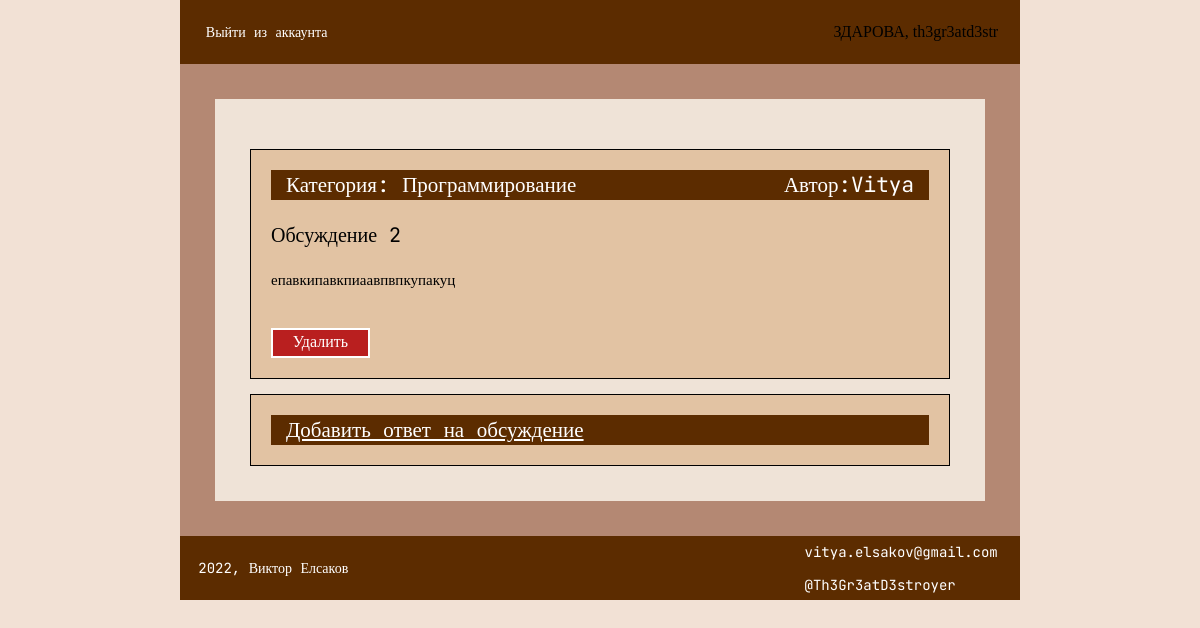
The app's page /forum/thread/9 (signed in) with its own data.
### users/models.py (models this page shows)
class MyUser(AbstractBaseUser, PermissionsMixin):
    username = models.CharField(unique=True, max_length=50)
    email = models.EmailField(unique=True)
    is_staff = models.BooleanField(default=0)
    is_admin = models.BooleanField(default=0)
    is_authenticated = models.BooleanField(default=0)
    USERNAME_FIELD = 'email'
    REQUIRED_FIELDS = []
    objects = UserManager()

### forum/models.py (models this page shows, shortened)
class Thread(models.Model):
    name_tread = models.CharField(max_length=255)
    text_thread = models.TextField()
    category_id = models.ForeignKey('Category', on_delete=models.CASCADE)
    user_id = models.ForeignKey(MyUser, on_delete=models.CASCADE)

class Category(models.Model):
    name_category = models.CharField(max_length=255)
    slug_category = models.SlugField()

### forum/views.py (the view)
# urls.py: path('thread/<int:thread_id>', thread_view, name='thread'),
def thread_view(request, thread_id):
    question = Thread.objects.get(pk=thread_id)
    answers = Answer.objects.filter(thread_id=thread_id)
    context = {
        'question': question,
        'answers': answers,
    }
    return render(request, 'forum/thread.html', context)

### forum/templates/forum/thread.html (shortened to what this page needs)
{% extends 'forum/base.html' %}
{% block block1 %}
{% if user.is_authenticated %}
<div class="category">
    <div class="category1">
        <div>Категория: {{ question.category_id.name_category }}</div>
        <div>Автор:{{ question.user_id.username }} </div>
    </div>
    <p style="font-family: 'JetBrains Mono';font-style: normal;font-weight: 400;
    font-size: 20px;line-height: 30px;color: #000000;">{{ question.name_tread }}
    </p>
    <span style="margin-bottom:20px;font-family: 'JetBrains Mono';
    font-style: normal;font-weight: 400;font-size: 15px;line-height: 20px;color: #000000;">
        {{ question.text_thread }}
    </span>
    {% if request.user.is_authenticated and request.user.is_superuser %}
    <br>
    <a href="{% url 'thread_delete' question.id %}" style="text-decoration:none;text-align:center">
        <div style="box-sizing:border-box;width:15%;height:30px;background:#B91F1F;border:2px solid white;text-align:center;padding:3px;color:white;">Удалить</div>
    </a>
    {% endif %}
</div>
<div class="category">
    <div class="category1">
        <a href="{% url 'answer_create' question.pk %}" style="color: white">Добавить ответ на обсуждение </a>
    </div>
</div>
{% else %}
    ТЕБЕ НАДО ПОДТВЕРДИТЬ СВОЙ АККАУНТ!!!!
{% endif %}
{% endblock block1 %}

### forum/templates/forum/base.html (shortened to what this page needs)
{% load static %}
<!DOCTYPE html>
<html>
<head>
    <link type="text/css" href="{% static 'forum/css/style.css' %}" rel="stylesheet">
</head>
<body>
<header>
    {% if request.user.is_active %}
        <div style="width:70%; display:flex; justify-content: space-evenly; flex-direction:column">
            <a class="footer_text" href="{% url 'logout' %}">Выйти из аккаунта</a>
        </div>
    {% else %}
        <div style="width:70%; display:flex; justify-content: space-evenly; flex-direction:column">
            <a class="footer_text" href="{% url 'login' %}">Войти в аккаунт</a>
        </div>
    {% endif %}
    {% if request.user %}
        ЗДАРОВА, {{ request.user.username }}
    {% endif %}
</header>
<div class="main">
    <div class="main2">
    {% block block1 %}
    {% endblock block1 %}
    </div>
</div>
<footer>
    <div style="width:70%; display:flex; justify-content: space-evenly; flex-direction:column">
        <p class="footer_text">2022, Виктор Елсаков</p>
    </div>
    <div style="display:flex; justify-content: space-evenly; flex-direction:column">
    <p style="margin:4px;">
        <a href="mailto:vitya.elsakov@gmail.com" class="footer_text">vitya.elsakov@gmail.com</a>
    </p>
    <p style="margin:4px;">
        <a href="https://t.me/Th3Gr3atD3stroyer" class="footer_text">@Th3Gr3atD3stroyer</a>
    </p>
    </div>
</footer>
</body>
</html>

### forum/static/forum/css/style.css (style rules this page uses)
body, html { margin:0px; padding:0px; width:100%; height:100%; background: #F2E1D5; }
header { display: flex; background-color:#5C2C00; width:70%; margin: 0 auto; height:8%; justify-content: space-around; align-items: center; }
.main { width:70%; display: flex; margin: 0 auto; background: rgba(145, 85, 60, 0.63); padding: 35px; box-sizing: border-box; }
.main2 { display: flex; width:100%; height: 100%; background: #EFE3D7; padding: 35px; box-sizing: border-box; flex-direction: column; }
footer { display: flex; background-color:#5C2C00; width:70%; margin: 0 auto; height:8%; justify-content: space-evenly; }
.footer_text { font-family: 'JetBrains Mono'; font-style: normal; font-weight: 400; font-size: 14px; line-height: 25px; color: #FFFFFF; margin: 4px; text-decoration: none; }
.category { width:100%; background: #E2C3A3; border: 1px solid black; margin-top:15px; box-sizing: border-box; padding: 20px; display:flex; flex-direction: column; justify-content:space-between; }
.category1 { width:100%; height:30px; background:#5C2C00; font-family: 'JetBrains Mono'; font-style: normal; font-weight: 400; font-size: 21px; line-height: 30px; color: #FFFFFF; box-sizing: border-box; padding-left: 15px; padding-right: 15px; text-align:justify-all; display:flex; justify-content: space-between; }

### records on screen
MyUser: user.username "th3gr3atd3str"
Thread: category_id.name_category "Программирование", user_id.username "Vitya", name_tread "Обсуждение 2", text_thread "епавкипавкпиаавпвпкупакуц"
